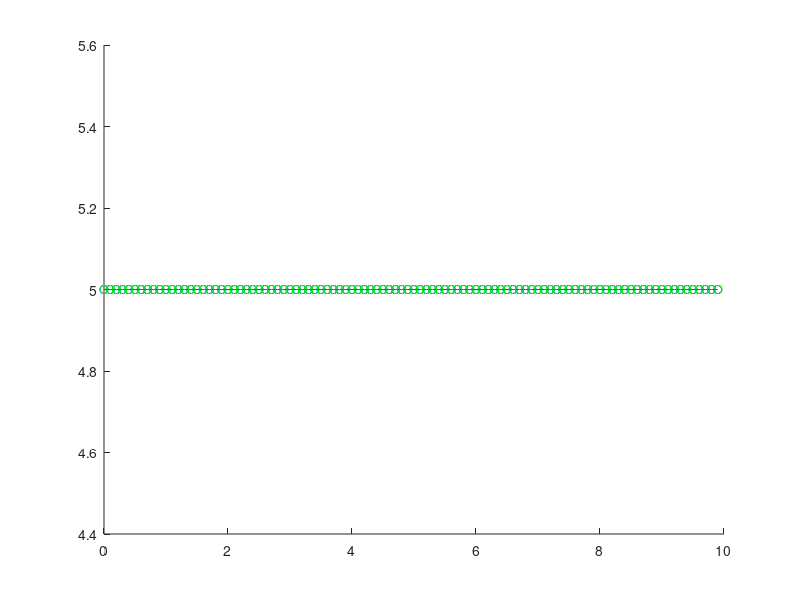

This chart was generated by the following MATLAB code: (Note: this script raises an error after producing the figure.)
%Punto 1
vMin = input('Introduzca el valor minimo: ');
vMax = input('Introduzca el valor maximo: ');
x = 0:.1:9.9;
y = vMin + (vMax - vMin) .* rand(1,100);

hold on
plot(x, y, 'r');
plot(x(y==min(y)), min(y), 'bo');
plot(x(y==max(y)), max(y), 'go');

axis([x(y==max(y))-1 x(y==max(y))+1 vMax-1 vMax+1 ]);
hold off